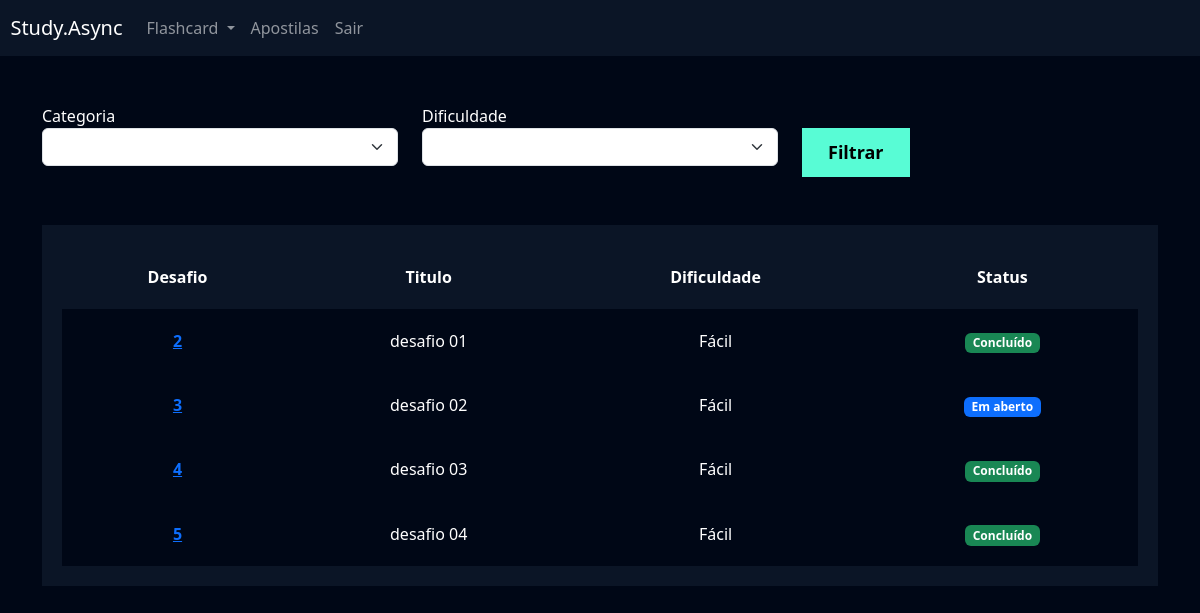
Page /flashcard/listar_desafio/ (signed in) on the earlier database version.
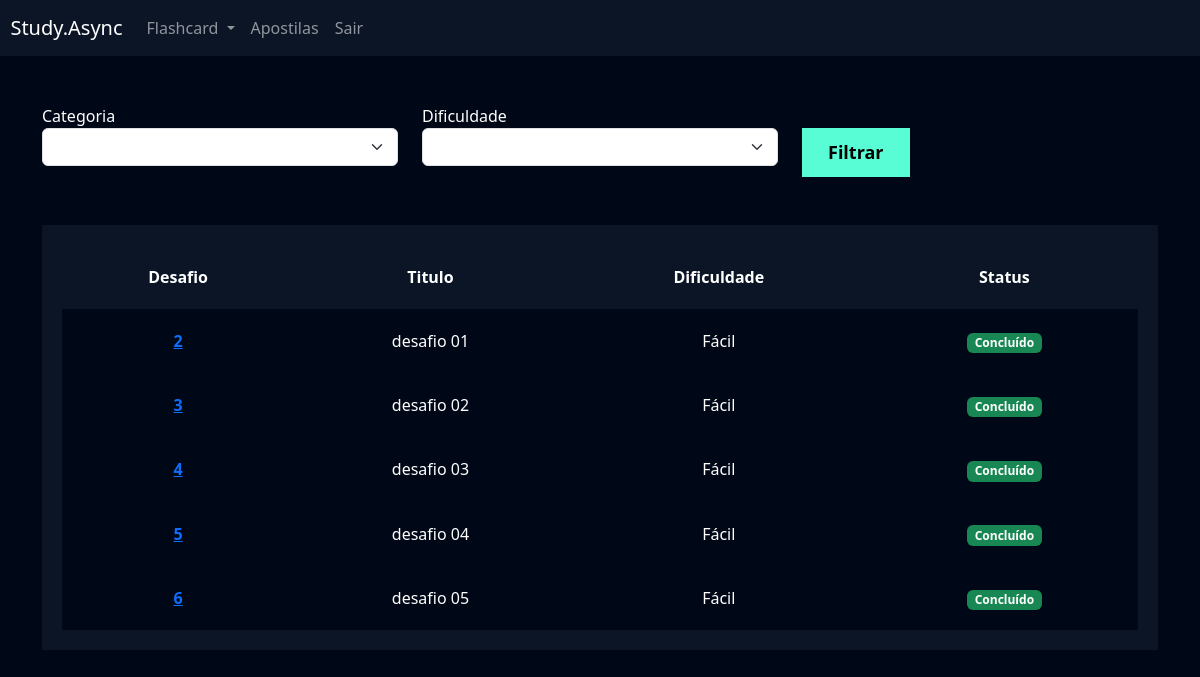
Same page on the later database version.
### flashcard/models.py (models this page shows, shortened)
class Desafio(models.Model):
    user = models.ForeignKey(User, on_delete=models.DO_NOTHING)
    titulo = models.CharField(max_length=100)
    categoria = models.ManyToManyField(Categoria)
    quantidade_perguntas = models.IntegerField()
    dificuldade = models.CharField(
        max_length=1, choices=Flashcard.DIFICULDADE_CHOICES
    )
    flashcards = models.ManyToManyField(FlashcardDesafio)
    def status(self):
        if self.flashcards.filter(respondido=False).exists():
            return mark_safe('<span class= "badge bg-primary">Em aberto</span>')
        else:
            return mark_safe('<span class= "badge bg-success">Concluído</span>')

### flashcard/views.py (the view)
# urls.py: path('listar_desafio/', views.listar_desafio, name='listar_desafio'),
def listar_desafio(request):
    desafios = Desafio.objects.filter(user=request.user)
    categorias = Categoria.objects.all()
    dificuldades = Flashcard.DIFICULDADE_CHOICES
    categoria = request.GET.get("categoria")
    dificuldade = request.GET.get("dificuldade")
    if categoria:
        desafios = desafios.filter(categoria__id=categoria)
    if dificuldade:
        desafios = desafios.filter(dificuldade=dificuldade)
    return render(request,'listar_desafio.html',{'desafios': desafios,
                                                 'categorias': categorias,
                                                 'dificuldades': dificuldades,})

### flashcard/models.py (called while the page is built)
    def __str__(self):
        return self.nome

### flashcard/templates/listar_desafio.html (shortened to what this page needs)
{% extends "base.html" %}
{% load static %}
{% block 'cabecalho' %}
    <link href="{% static 'usuarios/css/cadastro.css' %}" rel="stylesheet">
    <link href="{% static 'flashcard/css/novo_flashcard.css' %}" rel="stylesheet">
    <link href="{% static 'flashcard/css/iniciar_desafio.css' %}" rel="stylesheet">
    <link href="{% static 'flashcard/css/desafio.css' %}" rel="stylesheet">
    <link href='https://unpkg.com/boxicons@2.1.4/css/boxicons.min.css' rel='stylesheet'>
{% endblock 'cabecalho' %}
{% block 'conteudo' %}
    {% include "partials/header.html" %}
    <div class="container">
        <br>
        <br>
        <div class="row">
            <div class="col-md">
                <form action="{% url "listar_desafio" %}" method="GET">
                <label for="">Categoria</label>
                <select name="categoria" class="form-select">
                   <option value=""></option>
                   {% for categoria in categorias %}
                        <option value="{{categoria.id}}">{{categoria}}</option>
                   {% endfor %}
                </select>
            </div>
            <div class="col-md">
                <label for="">Dificuldade</label>
                <select name="dificuldade" class="form-select">
                    <option value=""></option>
                    {% for dificuldade in dificuldades %}
                        <option value="{{dificuldade.0}}">{{dificuldade.nome}} ({{dificuldade.1}})</option>
                    {% endfor %}
                </select>
            </div>
            <div class="col-md">
                <br>
                <input type="submit" value="Filtrar" class="btn-cadastro">
            </div>
        </div>
        <br>
        <br>
        <div class="box-listar">
            <table>
                <thead>
                  <tr>
                    <th scope="col">Desafio</th>
                    <th scope="col">Titulo</th>
                    <th scope="col">Dificuldade</th>
                    <th scope="col">Status</th>
                  </tr>
                </thead>
                <tbody>
                    {% for desafio in desafios %}
                        <tr class="linha">
                            <th><a href="{% url 'desafio' desafio.id %}">{{desafio.id}}</a></th>
                            <td>{{desafio.titulo}}</td>
                            <td>{{desafio.get_dificuldade_display}}</td>
                            <td>{{desafio.status}}</td>
                        </tr>
                  {% endfor %}
                </tbody>
              </table>
        </div>
    </div>
{% endblock 'conteudo' %}

### templates/base.html (shortened to what this page needs)
{% load static %}
<!doctype html>
<html lang="pt-br">
  <head>
    <link href="https://cdn.jsdelivr.net/npm/bootstrap@5.3.2/dist/css/bootstrap.min.css" rel="stylesheet">
    <link rel="stylesheet" href="{% static 'geral/css/base.css' %}">
    {% block 'cabecalho' %} {% endblock %}
  </head>
  <body>
    {% block 'conteudo' %}{% endblock %}
  </body>
</html>

### templates/partials/header.html (shortened to what this page needs)
<nav style="background-color: var(--main-color)" class="navbar navbar-expand-lg navbar-dark">
    <a class="navbar-brand" href="#">&nbsp&nbspStudy.Async</a>
    <div class="collapse navbar-collapse" id="navbarNav">
      <ul class="navbar-nav">
        <li class="nav-item dropdown">
          <a class="nav-link dropdown-toggle" href="#" id="navbarDropdown" role="button" data-bs-toggle="dropdown" aria-expanded="false">
            Flashcard
          </a>
        </li>
        <li class="nav-item">
          <a class="nav-link" href="{% url "adicionar_apostilas" %}">Apostilas</a>
        </li>
        <li class="nav-item">
          <a class="nav-link" href="{% url 'logout' %}">Sair</a>
        </li>
      </ul>
    </div>
  </nav>

### templates/static/geral/css/base.css (style rules this page uses)
:root { --main-color: #0b1526; --dark-color: #000716; --secondary-dark-color: rgb(15, 2, 26); --light-color: #00c1f3; --contrast-color: #f4c96b; --differential-color: #58fcd5; }
body { background-color: var(--dark-color) !important; color: white !important; }

### templates/static/usuarios/css/cadastro.css (style rules this page uses)
* { margin: 0; padding: 0; }
.btn-cadastro { padding: 10px; background-color: #58fcd5; border: none; border: 1px solid #58fcd5; font-size: 18px; font-weight: bold; padding-left: 25px; padding-right: 25px; }

### templates/static/flashcard/css/desafio.css (style rules this page uses)
.box-listar { background-color: #0b1526; padding: 20px; }
table { width: 100%; padding: 20px; text-align: center; }
.linha { height: 40px; background-color: var(--dark-color); padding: 20px; }
td, th { padding: 20px; }
tr { background-color: var(--main-color); }

Differences in the rows shown:
computed for Desafio "desafio 02": status "Em aberto" → "Concluído"
added Desafio: id "6", titulo "desafio 05", dificuldade "Fácil", status "Concluído"
